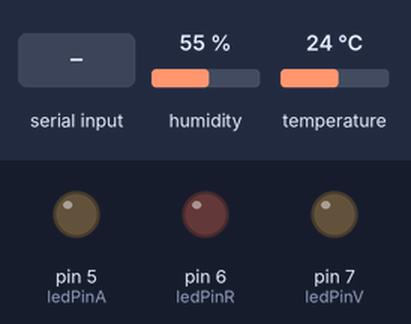
Recording of a sketch running on a simulated Arduino Uno, built with avr-gcc and run on an emulated ATmega328P. Shown: output pins drawn as LEDs (lit = HIGH). The test bench sets the inputs (shaded band); at power-on: humidity 55 %, temperature 24 °C.

Above: at 1.2 s.
1.3 s: "led_verde_ligando\n" received over Serial
At 2.0 s:
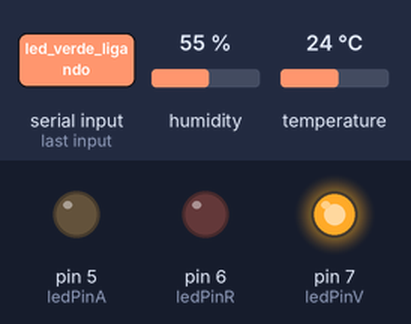
2.8 s: "led_vermelho_ligando\n" received over Serial
At 3.2 s:
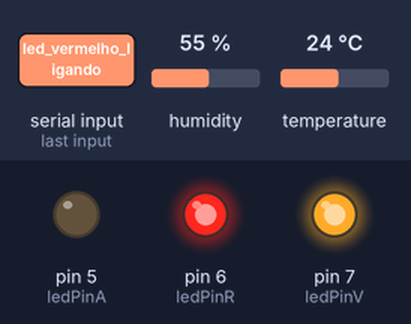
4.3 s: "led_verde_desligando\n" received over Serial
At 5.5 s:
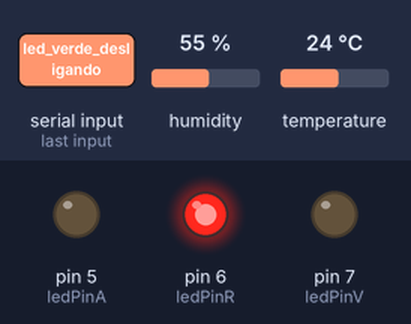
5.8 s: "led_amarelo_ligando\n" received over Serial
At 6.7 s:
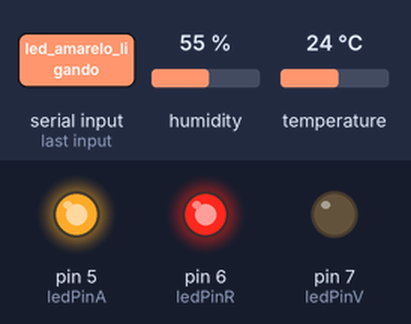
7.3 s: "led_verde_ligando\n" received over Serial
At 7.7 s:
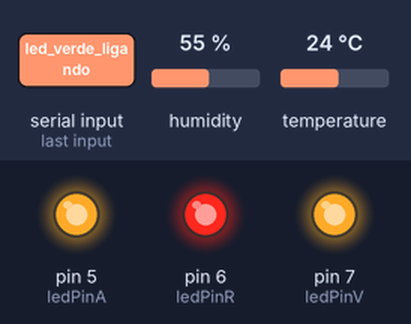
Timing chart, 0 to 9.8 s (numbered marks = the images above; inputs shaded):
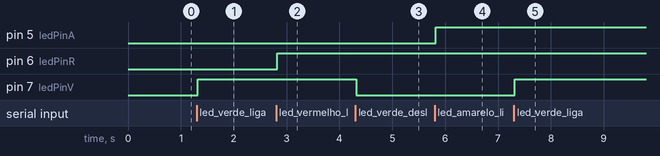

Measured:
- after the input at 1.3 s, pin 7 (ledPinV): LOW → HIGH at once
- after the input at 2.8 s, pin 6 (ledPinR): LOW → HIGH at once
- after the input at 4.3 s, pin 7 (ledPinV): HIGH → LOW at once
- after the input at 5.8 s, pin 5 (ledPinA): LOW → HIGH at once
- after the input at 7.3 s, pin 7 (ledPinV): LOW → HIGH at once

The sketch:

Challenge_LDR_Traffic_Light.ino
```cpp
#include "DHT.h"


const int pino_dht = 9;
float temperatura;
float umidade;
DHT dht(pino_dht, DHT11);
const int ledPinV = 7;
const int ledPinR = 6;
const int ledPinA = 5;


void setup() {
  Serial.begin(9600);
  pinMode(ledPinV, OUTPUT);
  pinMode(ledPinR, OUTPUT);
  pinMode(ledPinA, OUTPUT);
  dht.begin();
}


void loop() {
  temperatura = dht.readTemperature();
  umidade = dht.readHumidity();


  if (Serial.available()) {
    String comando = Serial.readStringUntil('\n');
    if (comando == "leitura_tempUmid") {
      float temperatura = dht.readTemperature();
      float umidade = dht.readHumidity();

      if (isnan(temperatura) || isnan(umidade)) {
        Serial.println("Erro ao ler o sensor");
      } else {
        Serial.println(temperatura, 2);
        Serial.println(umidade, 2);
      }
      delay(200);
    }


    if (comando == "led_verde_ligando") {
      digitalWrite(ledPinV, HIGH);
    } else if (comando == "led_verde_desligando") {
      digitalWrite(ledPinV, LOW);
    }
    if (comando == "led_vermelho_ligando") {
      digitalWrite(ledPinR, HIGH);
    } else if (comando == "led_vermelho_desligando") {
      digitalWrite(ledPinR, LOW);
    }
    if (comando == "led_amarelo_ligando") {
      digitalWrite(ledPinA, HIGH);
    } else if (comando == "led_amarelo_desligando") {
      digitalWrite(ledPinA, LOW);
    }
  }
}
```
